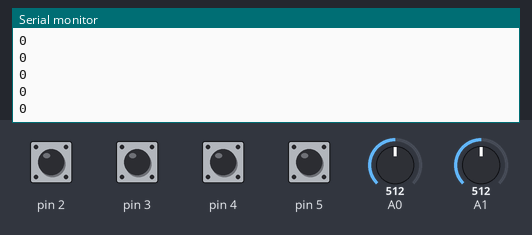
This sketch was run on a simulated Arduino Uno, built with avr-gcc and run on an emulated ATmega328P. On the bench: the last lines printed to the serial monitor. Inputs (shaded band) come from the test bench; at power-on: pin 2–5 HIGH, A0 = 512, A1 = 512.

Above: at 1.2 s.
1.3 s: A0 set to 140
At 2.3 s:
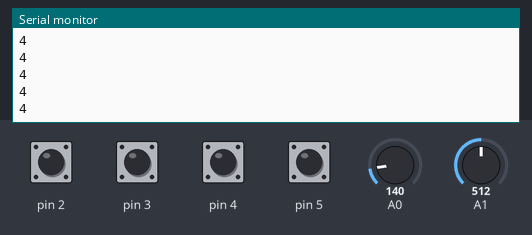
2.8 s: A0 set to 960
At 3.5 s:
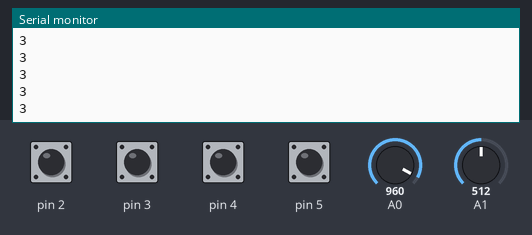
Timing chart, 0 to 5.8 s (numbered marks = the images above; inputs shaded):
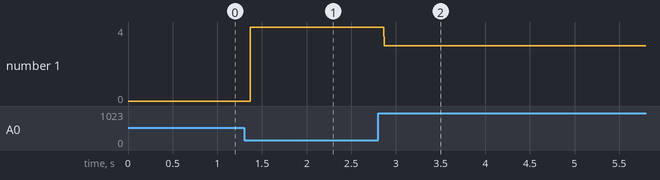

The sketch:

joystick_pickman.ino
```cpp
int up,dw,le,ri;
float jx,jy;
void setup() {
  for (int i=2;i<6;++i)
  {
   pinMode(i, INPUT);
  }
  Serial.begin(9600); //use an HC-05 bluetooth module on the Arduino Uno
}

void loop() {
  jx=analogRead(A0);
  jy=analogRead(A1);
  up=digitalRead(2);
  ri=digitalRead(3);
  dw=digitalRead(4);
  le=digitalRead(5);
  if(jy<150&&(jx>300&&jx<700))
    Serial.println("2");
  else if(jy>950&&(jx>300&&jx<700))
    Serial.println("1");
  else if(jx<150&&(jy>300&&jy<700))
    Serial.println("4");
  else if(jx>950&&(jy>300&&jy<700))
    Serial.println("3");
  else if(up==0)
    Serial.println("5");
  else if(dw==0)
    Serial.println("6");
  else if(ri==0)
    Serial.println("7");
  else if(le==0)
    Serial.println("8");
  else
    Serial.println("0");
 }
```

Measured:
- after the input at 1.3 s, the serial monitor: prints a new line after 0.07 s (image 1)
- after the input at 2.8 s, the serial monitor: prints a new line after 0.07 s (image 2)
- plotted number 1: 0 → 4 after the input at 1.3 s, 4 → 3 after the input at 2.8 s
